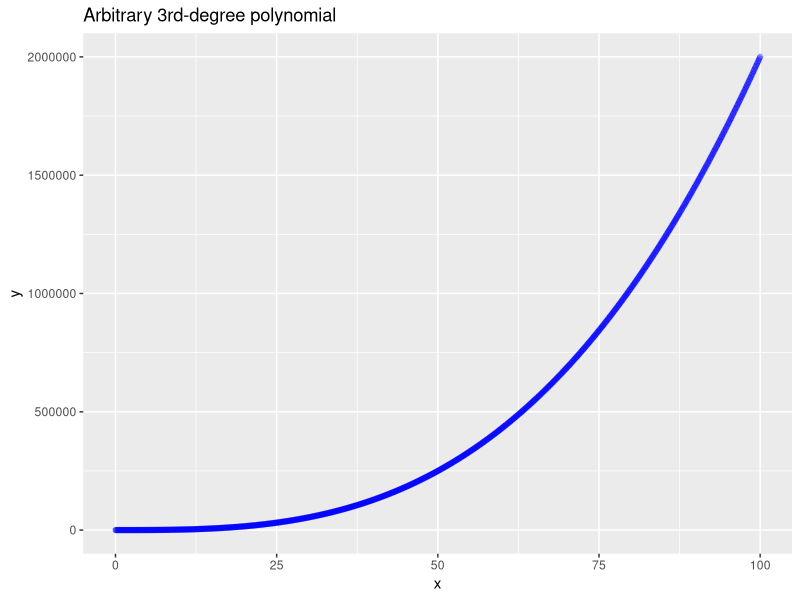
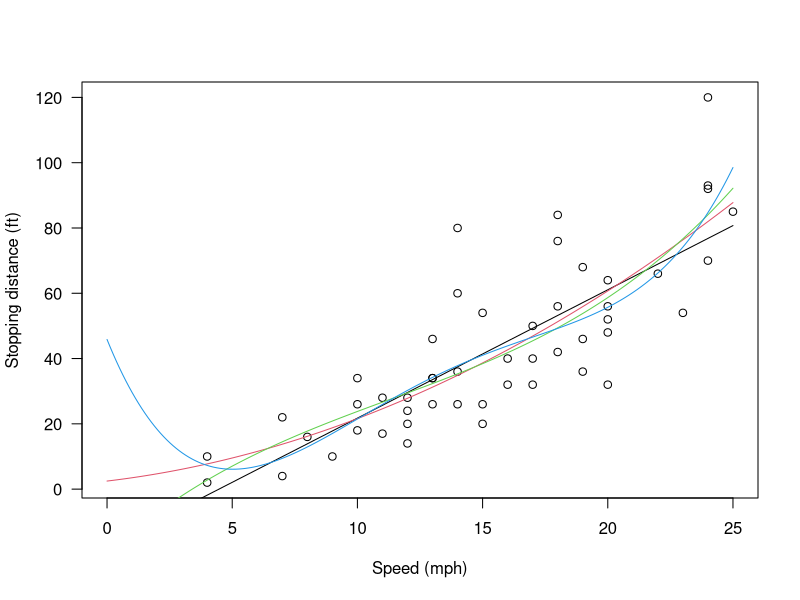
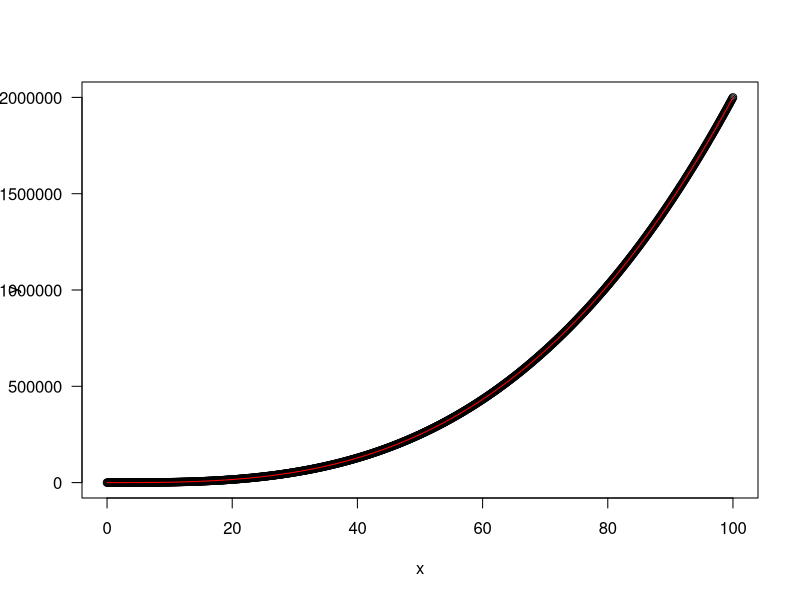
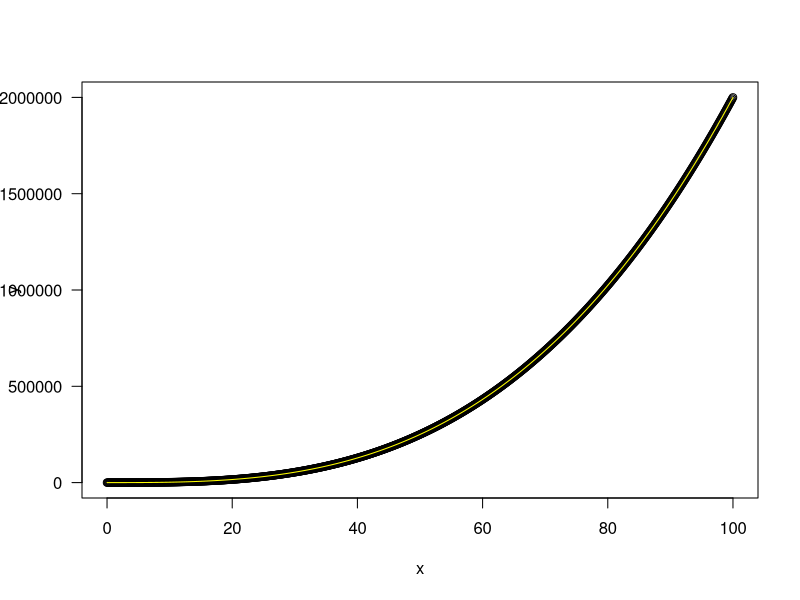
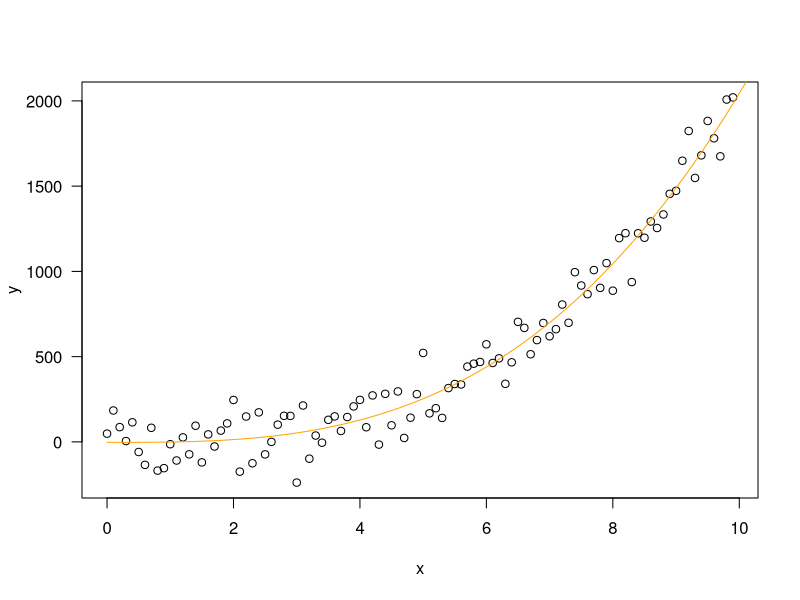

The R script that drew these images, in order:
## ---- chunk 1
library(ggplot2)
library(dplyr)
## ---- chunk 2
a <- 2
b <- 0
c <- 0
d <- 6
x <- seq(0,100,0.1)
y <- a*x^3 + b*x^2 + c*x + d
df_arbitrary <- bind_cols(x=x, y=y)
sample_plot <- ggplot(df_arbitrary, aes(x=x, y=y)) + geom_point(alpha=0.3, color = "blue") + ggtitle("Arbitrary 3rd-degree polynomial")
sample_plot
## ---- chunk 3
## An example of polynomial regression
plot(cars, xlab = "Speed (mph)", ylab = "Stopping distance (ft)",
    las = 1, xlim = c(0, 25))

# generate x values for fit lines
d_speed <- seq(0, 25, length.out = 200) 

# fit different degree polynomials
for(degree in 1:4) {
  fm <- lm(dist ~ poly(speed, degree, raw=TRUE), data = cars)
  # create variable to hold results
  assign(paste("cars", degree, sep = "."), fm) 
  lines(d_speed, predict(fm, data.frame(speed = d_speed)), col = degree)
}
anova(cars.1, cars.2, cars.3, cars.4)
## ---- chunk 4

## Try to fit without specifying coefficients

plot(df_arbitrary, xlab = "x", ylab = "y",
    las = 1)

mypoly <- poly(x, 3, raw = TRUE)
fit_open <- lm(y ~ mypoly, data = df_arbitrary)

# add the fit line to the plot and print the summary
lines(x, predict(fit_open, data.frame(x = x)), col = "red")
summary(fit_open)
## ---- chunk 5
plot(df_arbitrary, xlab = "x", ylab = "y",
    las = 1)
fit_spec <- lm(y ~ I(x^3), data = df_arbitrary)
lines(x, predict(fit_spec, data.frame(x = x)), col = "yellow")
summary(fit_spec)
## ---- chunk 6

# Add noise and reduce size of dataset
noise <- rnorm(100, mean=0, sd = 100)
noisy_y <- df_arbitrary$y[1:100] + noise

df_noisy <- bind_cols(x = df_arbitrary$x[1:100], y = noisy_y)
plot(df_noisy, xlab = "x", ylab = "y",
    las = 1)
fit_noisy <- lm(y ~ I(x^3), data = df_noisy)
lines(x, predict(fit_noisy, data.frame(x = x)), col = "orange")
summary(fit_noisy)
coefficients(fit_noisy)
